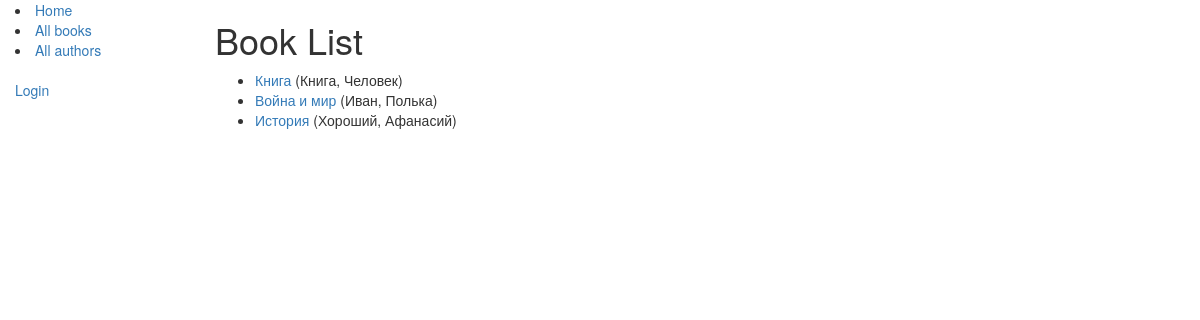
Before: /catalog/books/ with the older database file.
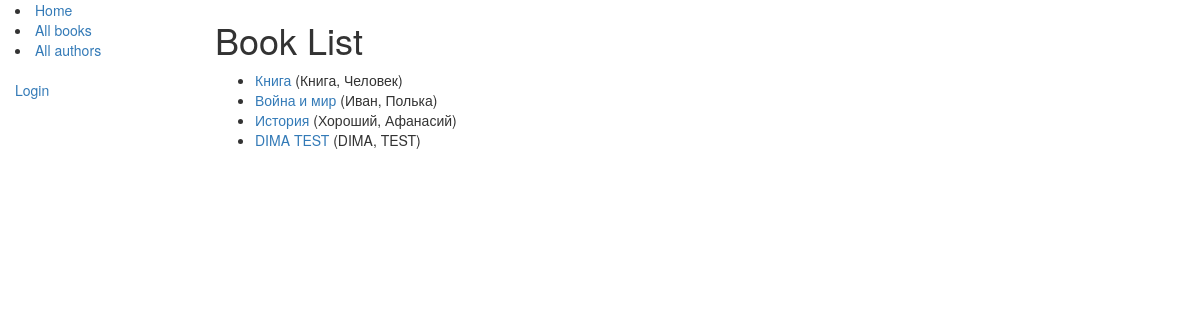
After: the same page with the newer database file.
### catalog/models.py (models this page shows, shortened)
class Book(models.Model):
    title = models.CharField(max_length=200)
    author = models.ForeignKey('Author', on_delete=models.SET_NULL, null=True,)
    summary = models.TextField(max_length=1000, help_text="Enter a brief description of the book")
    isbn = models.CharField('ISBN',max_length=13, help_text='13 Character <a href="https://www.isbn-international.org/content/what-isbn">ISBN number</a>')
    genre = models.ManyToManyField(Genre, help_text="Select a genre for this book")
    def display_genre(self):
        """
        Creates a string for the Genre. This is required to display genre in Admin.
        """
        return ', '.join([genre.name for genre in self.genre.all()[:3]])
    display_genre.short_description = 'Genre'
    def get_absolute_url(self):
        return reverse('book-detail', args=[str(self.id)])
    display_genre.short_description = 'Genre'

class Author(models.Model):
    first_name = models.CharField(max_length=100)
    last_name = models.CharField(max_length=100)
    date_of_birth = models.DateField(null=True, blank=True)
    date_of_death = models.DateField('Died', null=True, blank=True)
    def __str__(self):
        return '%s, %s' % (self.last_name, self.first_name)

### catalog/views.py (the view)
class BookListView(generic.ListView):
    model = Book
    paginate_by = 10

### catalog/templates/catalog/book_list.html
{% extends "base_generic.html" %}
{% block content %}
    <h1>Book List</h1>
    {% if book_list %}
    <ul>
      {% for book in book_list %}
      <li>
        <a href="{{ book.get_absolute_url }}">{{ book.title }}</a> ({{book.author}})
      </li>
      {% endfor %}
    </ul>
    {% else %}
      <p>There are no books in the library.</p>
    {% endif %}
{% endblock %}

Changed rows visible on the page:
added Book: title "DIMA TEST", author "DIMA, TEST"
